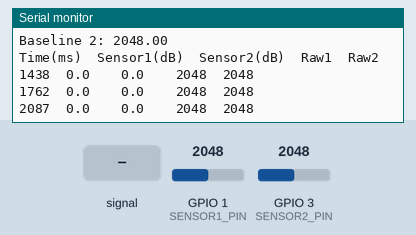
This sketch was run on a simulated ESP32-S3. On the bench: the last lines printed to the serial monitor. The test bench sets the inputs (shaded band); at power-on: GPIO 1 (SENSOR1_PIN) = 2048, GPIO 3 (SENSOR2_PIN) = 2048 (analog values on the 0–4095 scale).

Above: at 2.3 s.
2.4 s: GPIO 1 (SENSOR1_PIN) fed a 200 Hz sine of ±327 counts around its level
At 2.63 s:
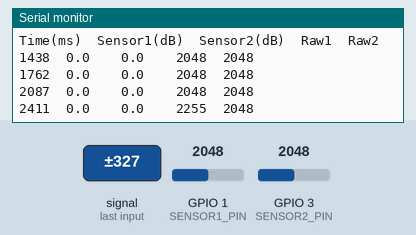
3.9 s: GPIO 1 (SENSOR1_PIN) set to 2866
At 3.93 s:
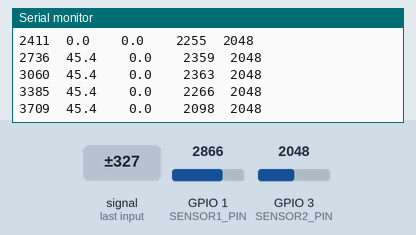
5.4 s: GPIO 3 (SENSOR2_PIN) set to 2866
At 5.55 s:
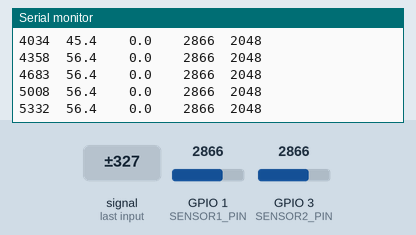
6.9 s: GPIO 1 (SENSOR1_PIN) set to 3603
At 7.17 s:
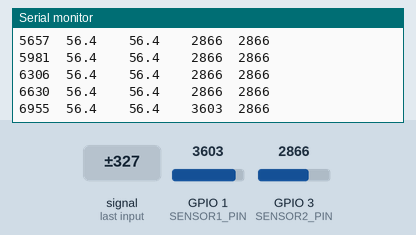
8.4 s: GPIO 3 (SENSOR2_PIN) set to 3603
At 8.47 s:
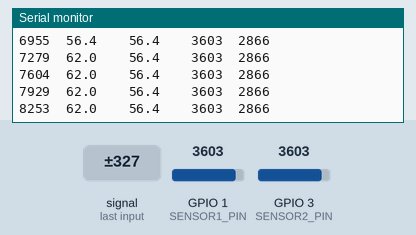
Timing chart, 0 to 10.9 s (numbered marks = the images above; inputs shaded):
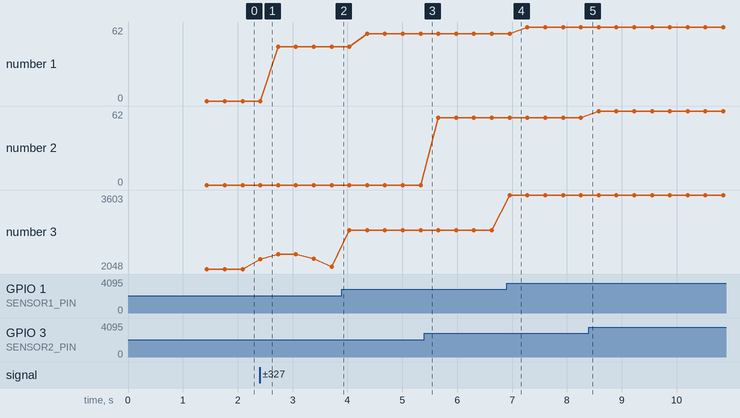

Measured:
- after the input at 2.4 s, the serial monitor: prints a new line at once (image 1)
- after the input at 6.9 s, the serial monitor: prints a new line after 0.06 s (image 4)
- plotted number 1: 0 → 45.4 after the input at 2.4 s, 45.4 → 56.4 after the input at 3.9 s, 56.4 → 62 after the input at 6.9 s
- plotted number 3: 2048 → 2098 after the input at 2.4 s, 2098 → 2866 after the input at 3.9 s, 2866 → 3603 after the input at 6.9 s

The sketch:

sound-sensors-test.ino
```cpp
#include <math.h>

// Sound sensor pins
#define SENSOR1_PIN 1
#define SENSOR2_PIN 3

// Audio parameters
#define SAMPLE_RATE 10000    // 10 kHz
#define SAMPLE_TIME 0.1      // 100ms sample window
#define SAMPLE_COUNT (SAMPLE_RATE * SAMPLE_TIME)  // 1000 samples

// Calibration
float baseline1 = 0, baseline2 = 0;

void setup() {
  Serial.begin(115200);

  // ADC Configuration for ESP32-S3
  // Simple setup without advanced functions
  analogReadResolution(12);  // 0-4095

  // Calibrate
  calibrateBaseline();

  Serial.println("Time(ms)\tSensor1(dB)\tSensor2(dB)\tRaw1\tRaw2");
}

void calibrateBaseline() {
  Serial.println("Calibrating baseline...");

  long sum1 = 0, sum2 = 0;
  for(int i = 0; i < 500; i++) {
    sum1 += analogRead(SENSOR1_PIN);
    sum2 += analogRead(SENSOR2_PIN);
    delay(2);
  }

  baseline1 = sum1 / 500.0;
  baseline2 = sum2 / 500.0;

  Serial.print("Baseline 1: "); Serial.println(baseline1);
  Serial.print("Baseline 2: "); Serial.println(baseline2);
}

float calculateDB(int pin, float baseline) {
  unsigned long sumSq = 0;
  int maxVal = 0;
  int minVal = 4095;

  unsigned long startTime = micros();

  // Sample at 10kHz for 100ms
  for(int i = 0; i < SAMPLE_COUNT; i++) {
    int raw = analogRead(pin);
    float adjusted = raw - baseline;

    sumSq += adjusted * adjusted;

    if(raw > maxVal) maxVal = raw;
    if(raw < minVal) minVal = raw;

    // Maintain sample rate - adjust delay as needed
    delayMicroseconds(50);  // 20kHz sampling
  }

  // Calculate RMS
  float rms = sqrt(sumSq / SAMPLE_COUNT);
  float rmsVoltage = (rms * 3.3) / 4095.0;

  // Calculate dB SPL
  float vRef = 0.001;  // Adjust this calibration factor
  float dB = 20.0 * log10(rmsVoltage / vRef);

  // Ensure reasonable range
  if(dB < 0) dB = 0;
  if(dB > 120) dB = 120;

  return dB;
}

void loop() {
  static unsigned long lastPrint = 0;

  // Read both sensors
  float db1 = calculateDB(SENSOR1_PIN, baseline1);
  float db2 = calculateDB(SENSOR2_PIN, baseline2);

  // Print at 10Hz
  if(millis() - lastPrint > 100) {
    Serial.print(millis());
    Serial.print("\t");
    Serial.print(db1, 1);
    Serial.print("\t\t");
    Serial.print(db2, 1);
    Serial.print("\t\t");
    Serial.print(analogRead(SENSOR1_PIN));
    Serial.print("\t");
    Serial.println(analogRead(SENSOR2_PIN));
    lastPrint = millis();
  }
}
```
